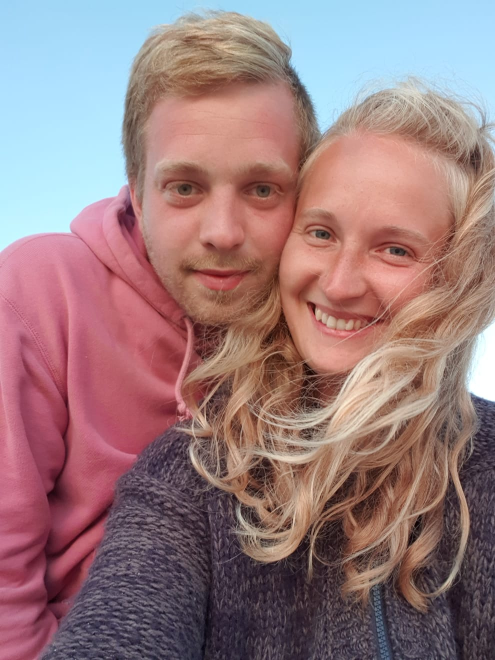
#> input picture auszeit-ostsee/images/gastgeber.jpg, 990 x 1320 px (shown at 1/2 size)
$ python -i generate-placeholders.py   (imports and definitions only)
#> lines starting #> are read from the running program, lines starting #| are printed output that depends on the picture
#> further down, picture is the input picture: PIL image 990x1320 RGB; mean R, G, B 152.5, 122.7, 125.3
#!/usr/bin/env python3
"""
Erzeugt die Platzhalter-Bilder fuer die Website.

Die Bilder sind bewusst abstrakt gehalten (weiche Farbverlaeufe in der
Ostsee-Palette) und trage eine dezente Beschriftung mit dem Dateinamen,
damit klar ist, welche Datei durch welches echte Foto ersetzt wird.

Benutzung:  python3 tools/generate-placeholders.py
Abhaengigkeit: Pillow  (pip install Pillow)
"""

import os
import random
from PIL import Image, ImageDraw, ImageFilter, ImageChops, ImageFont

ROOT = os.path.dirname(os.path.dirname(os.path.abspath(__file__)))
IMAGES = os.path.join(ROOT, "images")
GALLERY = os.path.join(IMAGES, "gallery")
FONT_PATH = "/usr/share/fonts/truetype/dejavu/DejaVuSans.ttf"

JPEG_OPTS = dict(quality=82, optimize=True, progressive=True, subsampling=1)


# --------------------------------------------------------------------------
# Hilfsfunktionen
# --------------------------------------------------------------------------

def hex_rgb(value):
    value = value.lstrip("#")
    return tuple(int(value[i:i + 2], 16) for i in (0, 2, 4))


def mix(a, b, t):
    return tuple(round(a[i] + (b[i] - a[i]) * t) for i in range(3))


def ease(t):
    """Weiche S-Kurve, damit Verlaeufe nicht linear/technisch wirken."""
    return t * t * (3 - 2 * t)


# [25 lines left out: functions vertical_gradient, soft_blob, not called in this run]


def add_grain(img, sigma=5):
#> called with sigma = 5
    noise = Image.effect_noise(img.size, sigma).convert("L")
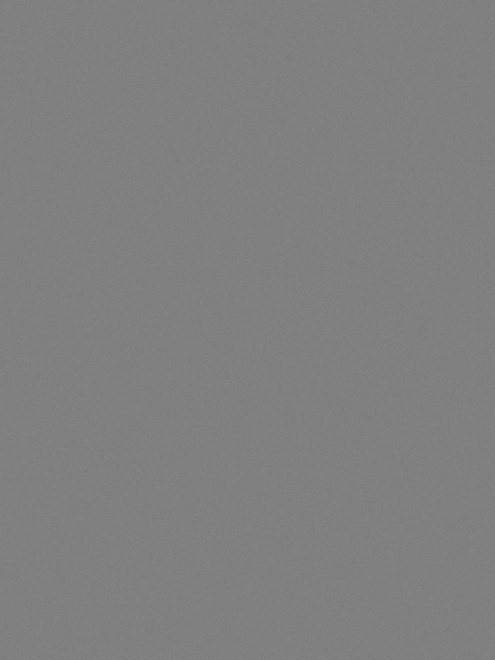
#> noise: PIL image 990x1320 L (shown at 1/2 size); min 101, max 151, mean 127.5
    noise = Image.merge("RGB", (noise, noise, noise))
#> noise: PIL image 990x1320 RGB
    return ImageChops.overlay(img, noise.point(lambda v: 110 + (v - 128) * 0.45))


# [212 lines left out: functions add_vignette, add_label, finish, coast_scene, interior_scene, map_scene and 1 more, not called in this run]


# [2 lines not run here, left out]

>>> from PIL import Image
>>> picture = Image.open('../images/gastgeber.jpg')
>>> result = add_grain(picture)
